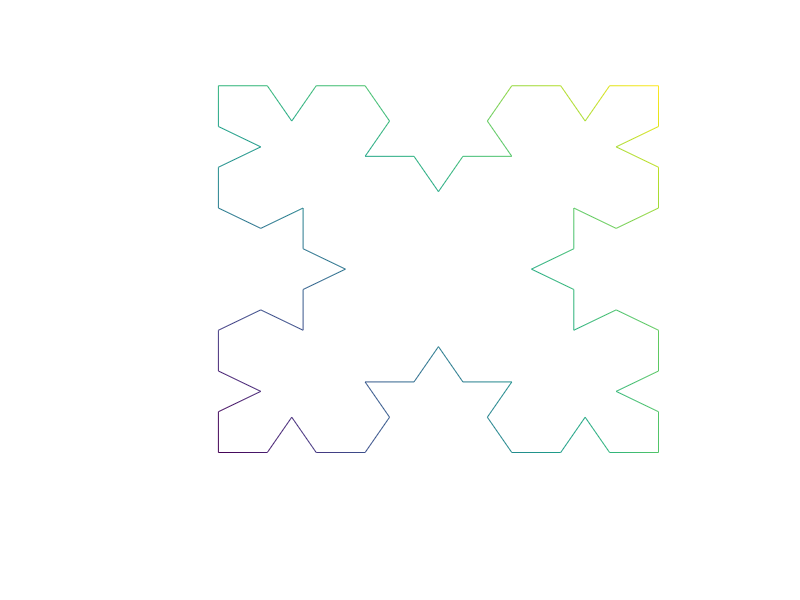

Reproduce this figure in MATLAB. (Note: this script raises an error after producing the figure.)
%Basemotiffractal1
choice=3;
switch(choice)
    case 1  %cesaro fractal
        phi=[0 pi/2 pi/2 pi/2];     %base
        theta=[85 -170 85]*pi/180;  %motif
    case 2  %cesaro fractal2
        phi  =[0 pi/2 pi/2 pi/2];   %base
        theta=[-85 170 -85]*pi/180; %motif
    case 3  %cesaro fractal3
        phi  =[0 pi/2 pi/2 pi/2];   %base
        theta=[60 -120 60]*pi/180;  %motif
        
end



iter=2;
angle_new=[];
for n=1:iter
    angle_new=[angle_new theta(1) angle_new theta(2) angle_new theta(3) angle_new];
end

angle_new=[phi(1) angle_new ...
    phi(2) angle_new ...
    phi(3) angle_new ...
    phi(4) angle_new ...
    0];


len_angle=length(angle_new);
x_arr=zeros(len_angle,1);
y_arr=zeros(len_angle,1);
x=0;y=0;x1=0;y1=0;
angle_2=0;
for n=1:len_angle
    [x1,y1]=pol2cart(angle_2,1);
    angle_2=angle_new(n)+angle_2;
    x=x+x1;
    y=y+y1;
    x_arr(n)=x;
    y_arr(n)=y;
end
%plot(x_arr,y_arr,'linewidth',1),axis off square
x_arr=[x_arr;nan];
y_arr=[y_arr;nan];
patch(x_arr,y_arr,sqrt(x_arr.^2+y_arr.^2), 'edgecolor','interp','facecolor','none');
axis square off,colormap hsv(128)
